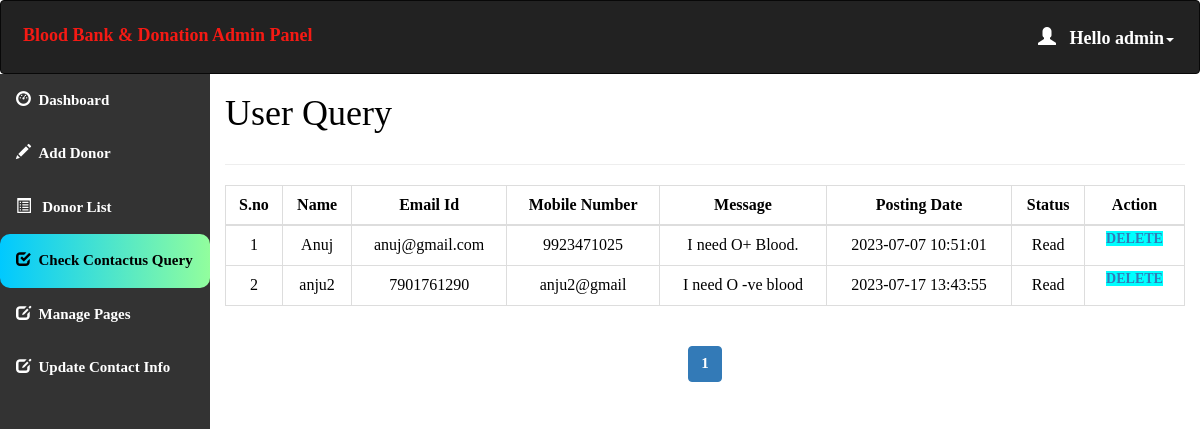
Screenshot of /admin/query.php (signed in) with the database file from the repository.
### tables this page shows
CREATE TABLE `users` (
  `uid` int(10) NOT NULL,
  `uname` varchar(20) DEFAULT NULL,
  `type` varchar(20) NOT NULL,
  `email` varchar(30) NOT NULL,
  `upass` varchar(20) DEFAULT NULL
);

CREATE TABLE `contact_query` (
  `query_id` int(11) NOT NULL,
  `query_name` varchar(100) NOT NULL,
  `query_mail` varchar(120) NOT NULL,
  `query_number` char(11) NOT NULL,
  `query_message` longtext NOT NULL,
  `query_date` timestamp NOT NULL DEFAULT current_timestamp() ON UPDATE current_timestamp(),
  `query_status` int(11) DEFAULT NULL
);

### admin/query.php (the view, shortened to what this page needs)
<html>
<head>
  <link rel="stylesheet" href="https://maxcdn.bootstrapcdn.com/bootstrap/3.4.1/css/bootstrap.min.css">
</head>
<?php
include 'conn.php';
  if (isset($_SESSION['loggedin']) && $_SESSION['loggedin'] == true) {
  ?>
<body style="color:black">
<div id="header">
<?php include 'header.php';
?>
</div>
<div id="sidebar">
<?php $active="query"; include 'sidebar.php'; ?>
</div>
<div id="content" >
  <div class="content-wrapper">
    <div class="container-fluid">
      <div class="row">
        <div class="col-md-12 lg-12 sm-12">
          <h1 class="page-title">User Query</h1>
        </div>
      </div>
      <hr>
      <?php
        include 'conn.php';
          $limit = 10;
          if(isset($_GET['page'])){
            $page = $_GET['page'];
          }else{
            $page = 1;
          }
          $offset = ($page - 1) * $limit;
          $count=$offset+1;
        $sql= "select * from contact_query LIMIT {$offset},{$limit}";
        $result=mysqli_query($conn,$sql);
        if(mysqli_num_rows($result)>0)   {
       ?>
       <div class="table-responsive">
      <table class="table table-bordered" style="text-align:center">
          <thead style="text-align:center">
          <th style="text-align:center">S.no</th>
          <th style="text-align:center">Name</th>
          <th style="text-align:center">Email Id</th>
          <th style="text-align:center">Mobile Number</th>
          <th style="text-align:center">Message</th>
          <th style="text-align:center">Posting Date</th>
          <th style="text-align:center">Status</th>
          <th style="text-align:center">Action</th>
          </thead>
          <tbody>
            <?php
            while($row = mysqli_fetch_assoc($result)) { ?>
          <tr>
                  <td><?php echo $count++; ?></td>
                  <td><?php echo $row['query_name']; ?></td>
                  <td><?php echo $row['query_mail']; ?></td>
                  <td><?php echo $row['query_number']; ?></td>
                  <td><?php echo $row['query_message']; ?></td>
                  <td><?php echo $row['query_date']; ?></td>
                  <?php if($row['query_status']==1)
{
?><td>Read<br></td>
<?php } else {?>
<td><a href="query.php?id=<?php echo $row['query_id'];?>" onclick="clickme()"><b id="demo">Pending</b></a><br>
</td>
<?php } ?>
                    <td id="he" style="width:100px">
                    <a style="background-color:aqua" href='delete_query.php?id=<?php echo $row['query_id']; ?>'> Delete </a>
                </td>
              </tr>
            <?php } ?>
          </tbody>
      </table>
    </div>
    <?php } ?>
    <div class="table-responsive"style="text-align:center;align:center">
        <?php
        $sql1 = "SELECT * FROM contact_query";
        $result1 = mysqli_query($conn, $sql1) or die("Query Failed.");
        if(mysqli_num_rows($result1) > 0){
          $total_records = mysqli_num_rows($result1);
          $total_page = ceil($total_records / $limit);
          echo '<ul class="pagination admin-pagination">';
          for($i = 1; $i <= $total_page; $i++){
            if($i == $page){
              $active = "active";
            }else{
              $active = "";
            }
            echo '<li class="'.$active.'"><a href="query.php?page='.$i.'">'.$i.'</a></li>';
          }
          echo '</ul>';
        }
        ?>
        </div>
      </div>
    </div>
   <?php }
    ?>
</body>
</html>

### admin/header.php (shortened to what this page needs)
<!DOCTYPE html>
<html>
<head>
  <link rel="stylesheet" href="https://maxcdn.bootstrapcdn.com/bootstrap/3.4.1/css/bootstrap.min.css">
</head>
<body>
<nav class="navbar navbar-inverse">
  <div class="container-fluid">
    <div class="navbar-header">
      <a class="navbar-brand" id="qq" href="dashboard.php" style="color:#F51A14;">Blood Bank & Donation Admin Panel</a>
    </div>
    <ul class="nav navbar-nav navbar-right">
      <li class="dropdown"><a class="dropdown-toggle" id="qw" data-toggle="dropdown" href="#" style="font-weight:bold;color:white "> <span class="glyphicon glyphicon-user"></span>&nbsp&nbsp
        <?php
        include 'conn.php';
        $username=$_SESSION['username'];
        $sql="select * from users where uname='$username'";
        $result=mysqli_query($conn,$sql) or die("query failed.");
        $row=mysqli_fetch_assoc($result);
        echo "Hello ".$row['uname'];
       ?><span class="caret"></span></a>
    </li>
    </ul>
  </div>
</nav>
</body></html>

### admin/query.php (style rules this page uses)
#sidebar { position:relative;margin-top:-20px }
#content { position:relative;margin-left:210px }
#he { font-size: 14px; font-weight: 600; text-transform: uppercase; padding: 3px 7px; color: #fff; text-decoration: none; border-radius: 3px; align:center }

### admin/header.php (style rules this page uses)
.navbar { background-color: #333333 ; padding: 10px 10px; color:#FF0404 ; }
.navbar a { float: left; color: white; text-align: center; padding: 12px; text-decoration: none; font-size: 18px; line-height: 25px; }
.navbar-brand { font-size: 25px; font-weight: bold; }
.navbar a { float: none; display: block; text-align: left; }
.navbar-right { float: none; }

### admin/sidebar.php (style rules this page uses)
body { margin: 0; font-family: 'Averia Gruesa Libre'; font-size: 15px; color: #F8F9F9; }

### rows the page displays
users: uname "admin"
contact_query: query_name "Anuj", query_mail "anuj@gmail.com", query_number "9923471025", query_message "I need O+ Blood.", query_date "2023-07-07 10:51:01", query_status "Read"
contact_query: query_name "anju2", query_mail "7901761290", query_number "anju2@gmail", query_message "I need O -ve blood", query_date "2023-07-17 13:43:55", query_status "Read"
